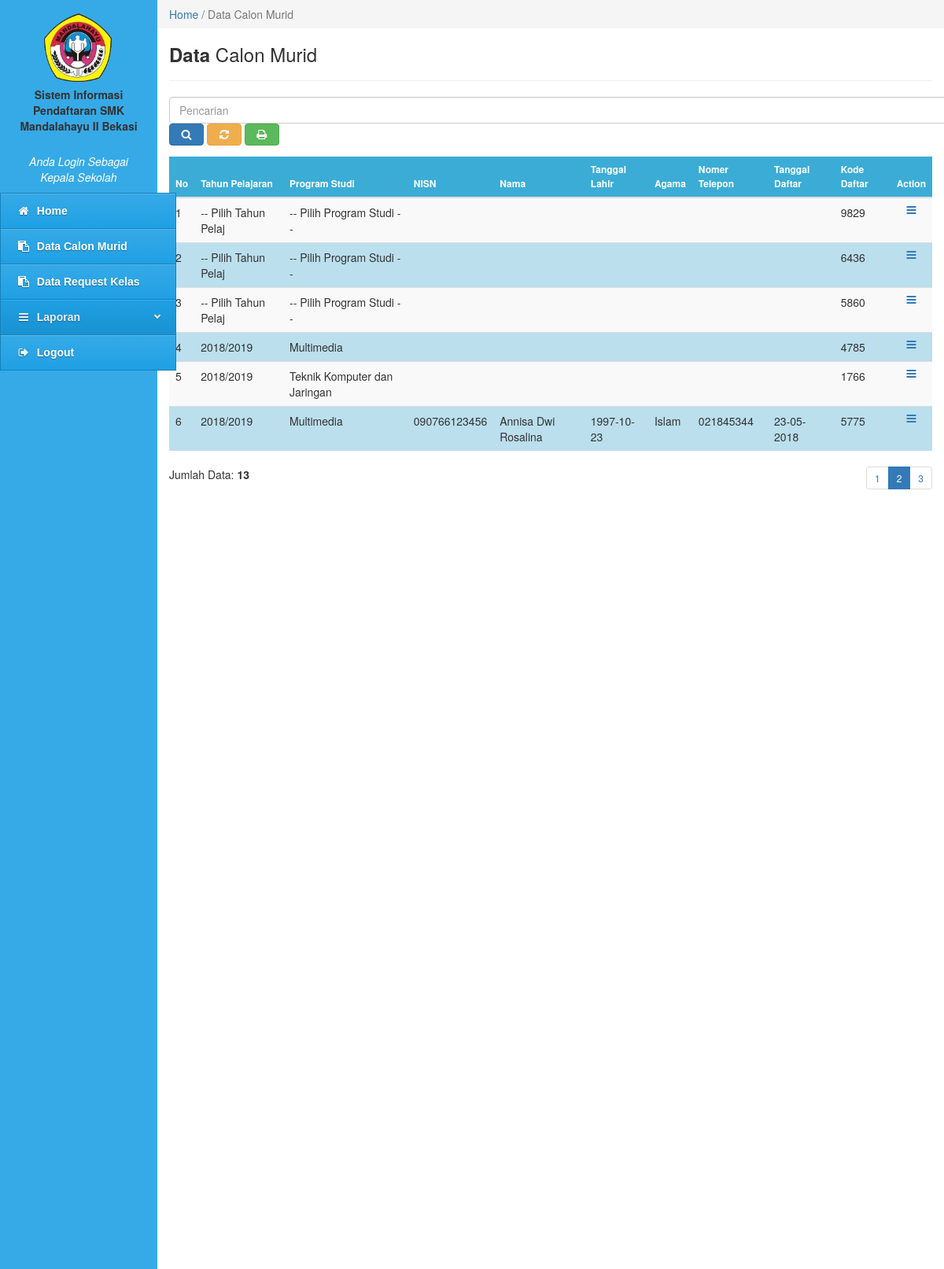
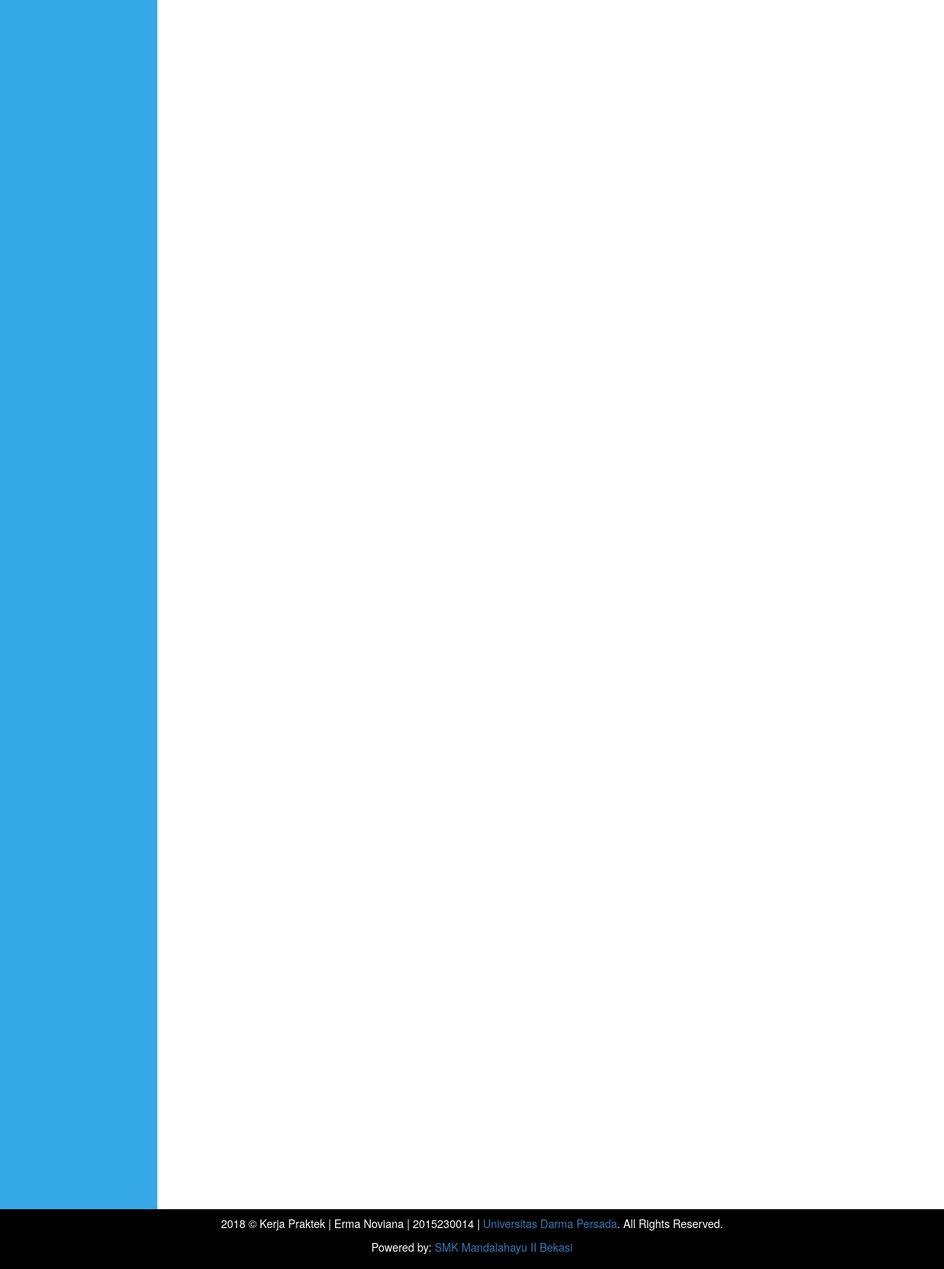
/kepala-sekolah/kepsek.php?content=data-calon-murid&&hal=2 (signed in), run on the app's committed database (2 pictures, top to bottom).
### tables this page shows
CREATE TABLE `tbl_data_calon_murid` (
  `id_calon_murid` int(10) NOT NULL,
  `tahun_pelajaran` varchar(20) NOT NULL,
  `prodi` varchar(50) NOT NULL,
  `nisn` varchar(30) NOT NULL,
  `nama` varchar(100) NOT NULL,
  `nama_panggilan` varchar(50) NOT NULL,
  `jenis_kelamin` varchar(10) NOT NULL,
  `tempat_lahir` varchar(20) NOT NULL,
  `tgl_lahir` varchar(20) NOT NULL,
  `agama` varchar(20) NOT NULL,
  `kewarganegaraan` varchar(50) NOT NULL,
  `anak_ke` varchar(20) NOT NULL,
  `status_perwalian` varchar(50) NOT NULL,
  `perwalian_oleh` varchar(20) NOT NULL,
  `jml_saudara_kandung` int(10) NOT NULL,
  `jml_saudara_tiri` int(10) NOT NULL,
  `jml_saudara_angkat` int(10) NOT NULL,
  `status_keluarga` varchar(20) NOT NULL,
  `bahasa` varchar(30) NOT NULL,
  `alamat` varchar(100) NOT NULL,
  `telepon_rumah` varchar(20) NOT NULL,
  `status_tinggal` varchar(20) NOT NULL,
  `jarak` varchar(20) NOT NULL,
  `transportasi` varchar(30) NOT NULL,
  `asal_sekolah` varchar(100) NOT NULL,
  `nomor_ijazah` varchar(20) NOT NULL,
  `tgl_ijazah` varchar(20) NOT NULL,
  `lama_belajar` varchar(20) NOT NULL,
  `jml_un` varchar(10) NOT NULL,
  `berat_badan` varchar(10) NOT NULL,
  `tinggi_badan` varchar(10) NOT NULL,
  `goldar` varchar(10) NOT NULL,
  `penyakit` varchar(100) NOT NULL,
  `kelainan` varchar(100) NOT NULL,
  `nama_ayah` varchar(50) NOT NULL,
  `tempat_lahir_ayah` varchar(50) NOT NULL,
  `tgl_lahir_ayah` varchar(50) NOT NULL,
  `pekerjaan_ayah` varchar(50) NOT NULL,
  `penghasilan_ayah` varchar(50) NOT NULL,
  `pendidikan_ayah` varchar(20) NOT NULL,
  `kewarganegaraan_ayah` varchar(50) NOT NULL,
  `nama_ibu` varchar(50) NOT NULL,
  `tempat_lahir_ibu` varchar(50) NOT NULL,
  `tgl_lahir_ibu` varchar(20) NOT NULL,
  `pekerjaan_ibu` varchar(50) NOT NULL,
  `penghasilan_ibu` varchar(50) NOT NULL,
  `pendidikan_ibu` varchar(20) NOT NULL,
  `kewarganegaraan_ibu` varchar(50) NOT NULL,
  `alamat_orangtua` varchar(100) NOT NULL,
  `nomor_hp` varchar(20) NOT NULL,
  `pengeluaran` varchar(50) NOT NULL,
  `jml_keluarga_kerja` int(10) NOT NULL,
  `jml_keluarga_menikah` int(10) NOT NULL,
  `nama_wali` varchar(50) NOT NULL,
  `tempat_lahir_wali` varchar(50) NOT NULL,
  `tgl_lahir_wali` varchar(20) NOT NULL,
  `pekerjaan_wali` varchar(50) NOT NULL,
  `penghasilan_wali` varchar(50) NOT NULL,
  `pendidikan_wali` varchar(20) NOT NULL,
  `kewarganegaraan_wali` varchar(50) NOT NULL,
  `alamat_wali` varchar(100) NOT NULL,
  `nomor_hp_wali` varchar(20) NOT NULL,
  `pengeluaran_wali` varchar(50) NOT NULL,
  `jml_wali_kerja` int(20) NOT NULL,
  `jml_wali_menikah` int(20) NOT NULL,
  `kesenian` varchar(100) NOT NULL,
  `olahraga` varchar(100) NOT NULL,
  `organisasi` varchar(100) NOT NULL,
  `hasta_karya` varchar(100) NOT NULL,
  `bakat_lulus` varchar(100) NOT NULL,
  `cita_cita` varchar(100) NOT NULL,
  `tgl_daftar` varchar(20) NOT NULL,
  `syarat_nisn` varchar(100) NOT NULL,
  `syarat_ijazah` varchar(100) NOT NULL,
  `syarat_kk` varchar(100) NOT NULL,
  `syarat_akte` varchar(100) NOT NULL,
  `syarat_foto` varchar(100) NOT NULL,
  `kode_daftar` int(10) NOT NULL,
  `status` int(2) NOT NULL
);

### kepala-sekolah/data-calon-murid.php (the view, shortened to what this page needs)
<div class="col-md-10" style="padding:0px">
  <ol class="breadcrumb" style="margin:0;border-radius:0;">
    <li class="active"><a href="kepsek.php?content=home-kepala-sekolah">Home</a> / Data Calon Murid</li>
      </ol>
  </div>
<div class="col-md-10" style="min-height:100px">
  <h3><b>Data</b> Calon Murid</h3>
  <hr>
  <form class="form-inline" action="" method="POST">
    <div class="form-group">
      <input size="127px" type="text" name="pencarian" class="form-control" placeholder="Pencarian">
      <button type="submit" class="btn btn-primary"><i class="fa fa-search fa-fw"></i></button>
      <a href="kepsek.php?content=data-calon-murid"><button type="button" class="btn btn-warning"><i class="fa fa-refresh fa-fw"></i></button></a>
      <a target ="_blank" role="button" href="print-data-calon-murid.php"><button type="button" class="btn btn-success"><i class="fa fa-print fa-fw"></i></button></a>
    </div>
  </form>
</div>
<div class="col-md-10" style="min-height:100px">
  <form class="form-horizontal" method="POST">
      <table id="myTable" class="table table-striped">
        <thead>
          <tr>
            <th>No</th>
            <th>Tahun Pelajaran</th>
            <th>Program Studi</th>
            <th>NISN</th>
            <th>Nama</th>
            <th>Tanggal Lahir</th>
            <th>Agama</th>
            <th>Nomer Telepon</th>
            <th>Tanggal Daftar</th>
            <th>Kode Daftar</th>
            <th><center>Action</center></th>
          </tr>
        </thead>
        <tbody>
          <?php
            include '../config/koneksi.php';
          $batas  = 6;
          $hal    = @$_GET['hal'];
          if (empty($hal)) {
            $posisi = 0;
            $hal    = 1;
          } else {
            $posisi = ($hal - 1) * $batas;
          }
          if($_SERVER['REQUEST_METHOD'] == "POST") {
            $pencarian = trim(mysqli_real_escape_string($konek, $_POST['pencarian']));
            if ($pencarian != '') {
              $sql = "SELECT * FROM tbl_data_calon_murid WHERE status='0' AND nama LIKE '%$pencarian%' OR kode_daftar LIKE '%$pencarian' OR tahun_pelajaran LIKE '%$pencarian' OR prodi LIKE '%$pencarian' OR nisn LIKE '%$pencarian' OR agama LIKE '%$pencarian' ORDER BY id_calon_murid DESC";
              $query = $sql;
              $queryJml = $sql;
            } else {
              $query = "SELECT * FROM tbl_data_calon_murid WHERE status='0' ORDER BY id_calon_murid DESC LIMIT $posisi, $batas ";
              $queryJml = "SELECT * FROM tbl_data_calon_murid WHERE status='0' ORDER BY id_calon_murid DESC";
              $no = $posisi + 1;
            }
          } else {
            $query = "SELECT * FROM tbl_data_calon_murid WHERE status='0' ORDER BY id_calon_murid DESC LIMIT $posisi, $batas ";
            $queryJml = "SELECT * FROM tbl_data_calon_murid WHERE status='0' ORDER BY id_calon_murid DESC";
          }
            $sqldata = mysqli_query($konek, $query)or die(mysqli_error($konek));
                    if(mysqli_num_rows($sqldata) == 0){
                      echo '<tr><td colspan="12" align="center">Tidak ada data!</td></tr>';
                    }
                      else
                    {
                      $no = 1;
                      while($data = mysqli_fetch_array($sqldata)){
                        echo '<tr>';
                        echo '<td>'.$no.'</td>';
                        echo '<td>'.$data['tahun_pelajaran'].'</td>';
                        echo '<td>'.$data['prodi'].'</td>';
                        echo '<td>'.$data['nisn'].'</td>';
                        echo '<td>'.$data['nama'].'</td>';
                        echo '<td>'.$data['tgl_lahir'].'</td>';
                        echo '<td>'.$data['agama'].'</td>';
                        echo '<td>'.$data['telepon_rumah'].'</td>';
                        echo '<td>'.$data['tgl_daftar'].'</td>';
                        echo '<td>'.$data['kode_daftar'].'</td>';
                        echo '<td  width="20"><center><a data-toggle="tooltip" data-placement="left" title="Lihat Data Lengkap" href=kepsek.php?content=edit-calon-murid&&id_calon_murid='.$data['id_calon_murid'].'><i class="fa fa-bars fa-fw"></i></a></center></td>';
                        echo '</tr>';
                        $no++;
                      }
                    }
                ?>
        </tbody>
      </table>
    </form>
    <?php
     if($_SERVER['REQUEST_METHOD'] == "POST") {
            $pencarian = trim(mysqli_real_escape_string($konek, $_POST['pencarian']));
        echo "<div style=\"float:left;\">";
        $jml = mysqli_num_rows(mysqli_query($konek, $queryJml));
        echo "Data Hasil Pencarian: <b>$jml</b>";
        echo "</div>";
      } else { ?>
        <div style="float:left;">
          <?php
          $jml = mysqli_num_rows(mysqli_query($konek, $queryJml));
          echo "Jumlah Data: <b>$jml</b>";
          ?>
        </div>
        <div style="float:right;">
          <ul class="pagination pagination-sm" style="margin: 0">
            <?php
            $jml_hal = ceil($jml / $batas);
            for ($i=1; $i <= $jml_hal; $i++) {
              if ($i != $hal) {
                echo "<li><a href=\"kepsek.php?content=data-calon-murid&&hal=$i\">$i</a></li>";
              } else {
                echo "<li class=\"active\"><a>$i</a></li>";
              }
            }
            ?>
          </ul>
        </div>
        <?php
      }
    ?>
</div>

### kepala-sekolah/data-calon-murid.php (style rules this page uses)
table { border-collapse: collapse; width: 100%; }
th, td { text-align: left; padding: 8px; }
tr:nth-child(even) { background-color: #bbdfed; }
th { background-color: #3bacd6; color: white; font-size: 12px; }
td { font-size: 14px; }

### data on the page
tbl_data_calon_murid: tahun_pelajaran "-- Pilih Tahun Pelaj", prodi "-- Pilih Program Studi --", kode_daftar "9829"
tbl_data_calon_murid: tahun_pelajaran "-- Pilih Tahun Pelaj", prodi "-- Pilih Program Studi --", kode_daftar "6436"
tbl_data_calon_murid: tahun_pelajaran "-- Pilih Tahun Pelaj", prodi "-- Pilih Program Studi --", kode_daftar "5860"
tbl_data_calon_murid: tahun_pelajaran "2018/2019", prodi "Multimedia", kode_daftar "4785"
tbl_data_calon_murid: tahun_pelajaran "2018/2019", prodi "Teknik Komputer dan Jaringan", kode_daftar "1766"
tbl_data_calon_murid: tahun_pelajaran "2018/2019", prodi "Multimedia", nisn "090766123456", nama "Annisa Dwi Rosalina", tgl_lahir "1997-10-23", agama "Islam", telepon_rumah "021845344", tgl_daftar "23-05-2018", kode_daftar "5775"

### other printed values
$jml "13"
